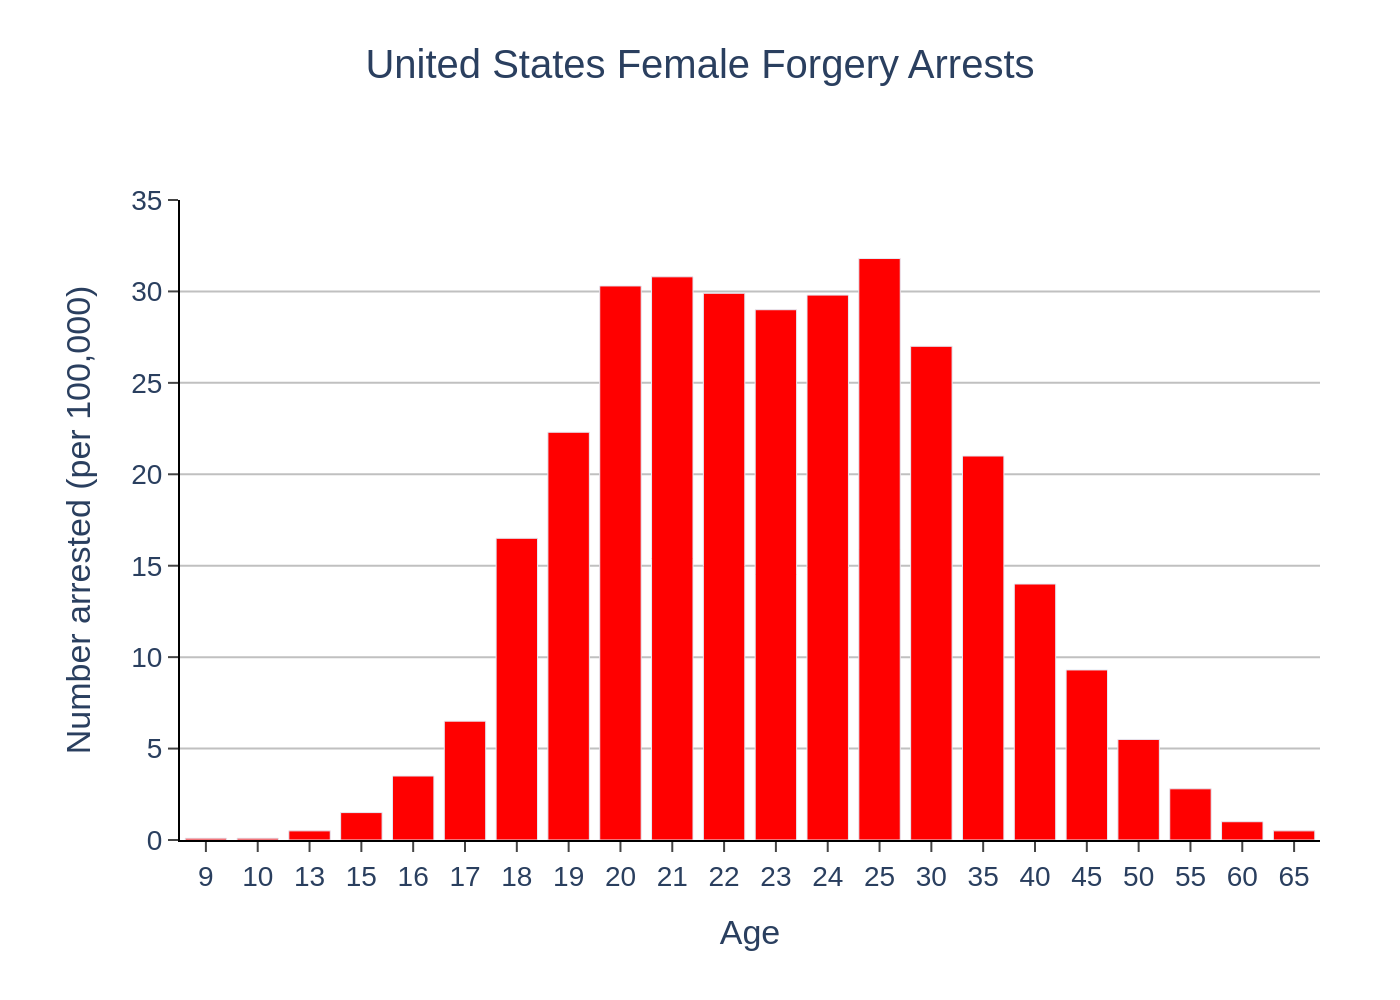

Reproduce this figure in Python.
import sys
import json
import os
import plotly.graph_objects as go

json_path = sys.argv[1]

with open(json_path, 'r', encoding='utf-8') as f:
    config = json.load(f)

chart_data = config['chart_data']
texts = config['texts']
colors = config['colors']

x_values = [d['category'] for d in chart_data]
y_values = [d['value'] for d in chart_data]

fig = go.Figure()

fig.add_trace(go.Bar(
    x=x_values,
    y=y_values,
    marker_color=colors[0],
    showlegend=False
))

title_text = texts.get('title', '')
if texts.get('subtitle'):
    title_text += f"<br><sub>{texts['subtitle']}</sub>"

source_parts = []
if texts.get('source'):
    source_parts.append(texts['source'])
if texts.get('note'):
    source_parts.append(texts['note'])
annotation_text = "<br>".join(source_parts)

fig.update_layout(
    title={
        'text': title_text,
        'y': 0.95,
        'x': 0.5,
        'xanchor': 'center',
        'yanchor': 'top',
        'font': {'size': 20}
    },
    xaxis_title=texts.get('x_axis_title'),
    yaxis_title=texts.get('y_axis_title'),
    font=dict(family="Arial", size=14),
    plot_bgcolor='white',
    xaxis=dict(
        categoryorder='array',
        categoryarray=x_values,
        showline=True,
        linewidth=1,
        linecolor='black',
        ticks='outside',
        showgrid=False
    ),
    yaxis=dict(
        range=[0, 35],
        dtick=5,
        showline=True,
        linewidth=1,
        linecolor='black',
        ticks='outside',
        showgrid=True,
        gridcolor='#C0C0C0'
    ),
    margin=dict(l=90, r=40, b=80, t=100)
)

if annotation_text:
    fig.add_annotation(
        text=annotation_text,
        xref="paper", yref="paper",
        x=0, y=-0.2,
        showarrow=False,
        align="left",
        xanchor="left",
        yanchor="top",
        font=dict(size=12)
    )

base_filename = os.path.splitext(os.path.basename(json_path))[0]
output_filename = f"{base_filename}.png"

fig.write_image(output_filename, scale=2)
